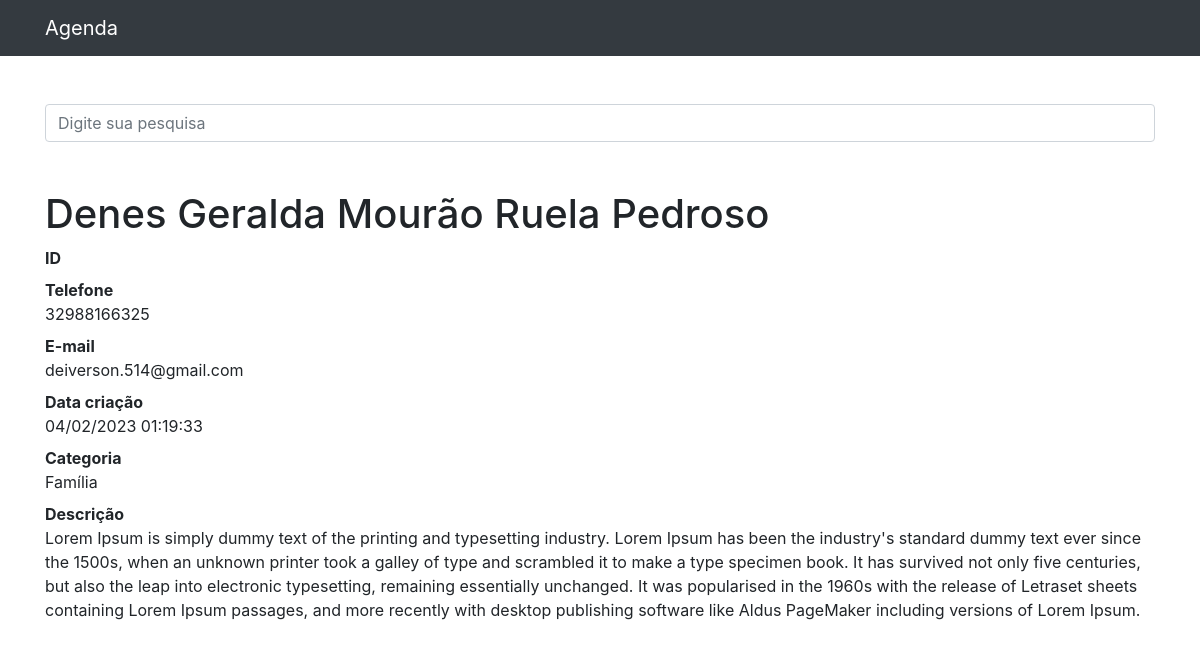
The page /1 on the database its author committed.
### contatos/models.py (models this page shows, shortened)
class Contato(models.Model):
    nome = models.CharField(max_length=255)
    sobrenome = models.CharField(max_length=255, blank=True)
    telefone = models.CharField(max_length=11)
    email = models.CharField(max_length=255,blank=True)
    data_criacao = models.DateTimeField(default=timezone.now)
    descricao = models.TextField(blank=True)
    categoria = models.ForeignKey(Categoria, on_delete=models.DO_NOTHING)
    mostrar = models.BooleanField(default=True)
    foto = models.ImageField(
                            blank=True,
                            upload_to='fotos/%Y/%m/%d' # cria uma pasta para cada dia em que acontecer um upload
                            )                           # posso configurar da forma que eu desejar

class Categoria(models.Model):
    nome = models.CharField(max_length=255)

### contatos/views.py (the view)
# urls.py: path('<int:contato_id>', views.ver_contato,name='ver_contato'),
def ver_contato(request,contato_id):
    contato = get_object_or_404(Contato,id=contato_id)
    if not contato.mostrar:
        raise Http404()
    return render(request,'contatos/ver_contato.html',{
        'contato': contato
        })

### contatos/templates/contatos/ver_contato.html (shortened to what this page needs)
{% extends "base.html" %}
{% block conteudo %}
<h1 class="mt-5">{{contato.nome}} {{contato.sobrenome}}</h1>
<dl>
  <dt>ID</dt>
  <dt>Telefone</dt>
  <dd>{{contato.telefone}}</dd>
  <dt>E-mail</dt>
  <dd>{{contato.email}}</dd>
  <dt>Data criação</dt>
  <dd>{{contato.data_criacao|date:'d/m/Y H:i:s'}}</dd>
  <dt>Categoria</dt>
  <dd>{{contato.categoria.nome}} </dd>
  <dt>Descrição</dt>
  <dd>{{contato.descricao}}
  </dd>
</dl>
{% endblock conteudo %}

### rows shown on the page
Contato: nome "Denes", sobrenome "Geralda Mourão Ruela Pedroso", telefone "32988166325", email "deiverson.514@gmail.com", data_criacao "04/02/2023 01:19:33", categoria.nome "Família", descricao "Lorem Ipsum is simply dummy text of the printing and typesetting industry. Lorem Ipsum has been the industry's standard dummy text ever since the 1500s, when an unknown printer took a galley of type and scrambled it to make a type specimen book. It has survived not only five centuries, but also the leap into electronic typesetting, remaining essentially unchanged. It was popularised in the 1960s with the release of Letraset sheets containing Lorem Ipsum passages, and more recently with desktop publishing software like Aldus PageMaker including versions of Lorem Ipsum."
